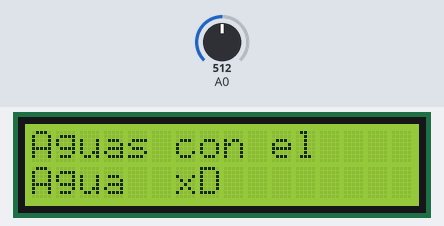
Recording of a sketch running on a simulated Arduino Uno, built with avr-gcc and run on an emulated ATmega328P. On the bench: 16×2 character LCD. The test bench sets the inputs (shaded band); at power-on: A0 = 512. What the sketch prints to the serial monitor is not drawn.

Above: at 1.8 s.
1.9 s: A0 set to 492
At 3.3 s:
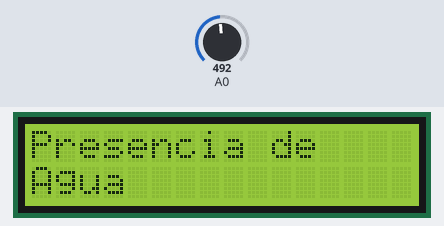
3.6 s: A0 set to 107
5.4 s: A0 set to 91
At 7.5 s:
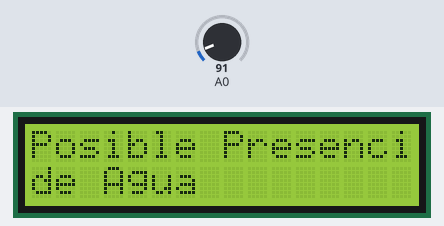
7.8 s: A0 set to 0
At 9.0 s:
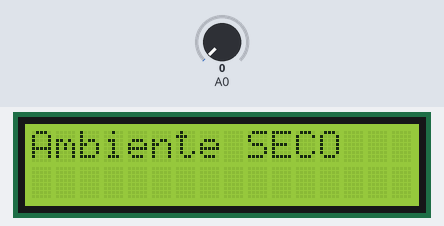
10.0 s: A0 set to 110
At 11.7 s:
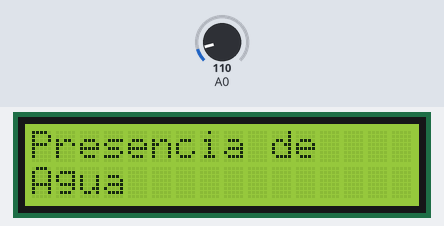
12.1 s: A0 set to 90
At 13.2 s:
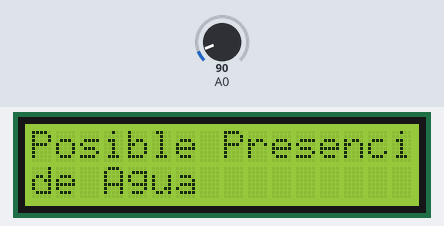
Timing chart, 0 to 15.1 s (numbered marks = the images above; inputs shaded):
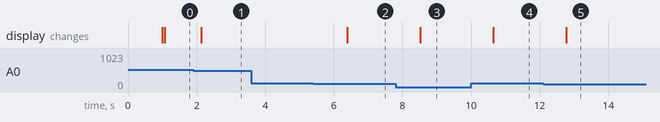

The sketch:

NivelAgual.ino
```cpp
#include <LiquidCrystal.h>

// initialize the library with the numbers of the interface pins
LiquidCrystal lcd(7, 8, 9, 10, 11, 12);

void setup( )
{
  Serial.begin( 9600);
}


void loop( )
{

  delay(1000);
  float water = analogRead(A0);

  if(water == 0){
    lcd.begin(0, 2);
    lcd.print("Ambiente SECO");
  }else if(water < 100){
    lcd.begin(0, 2);
    lcd.print("Posible Presencia");
    lcd.setCursor(0, 1);
    lcd.print("de Agua");
  }else if(water < 500){
    lcd.begin(0, 2);
    lcd.print("Presencia de");
    lcd.setCursor(0, 1);
    lcd.print("Agua");
  }else{
    lcd.begin(0, 2);
    lcd.print("Aguas con el");
    lcd.setCursor(0, 1);
    lcd.print("Agua  xD");
  }
  Serial.println(analogRead(A0));
}
```

Measured:
- the behaviour switches between 500 and 499 on A0 (found by bisection; images 0 and 1)
- the behaviour switches between 100 and 99 on A0 (found by bisection; images 1 and 2)
- after the input at 1.9 s, the display: changes after 0.23 s (image 1)
- after the input at 3.6 s, every drawn part: stays the same
- after the input at 5.4 s, the display: changes after 0.99 s (image 2)
- after the input at 7.8 s, the display: changes after 0.72 s (image 3)
- after the input at 10.0 s, the display: changes after 0.65 s (image 4)
- after the input at 12.1 s, the display: changes after 0.68 s (image 5)
